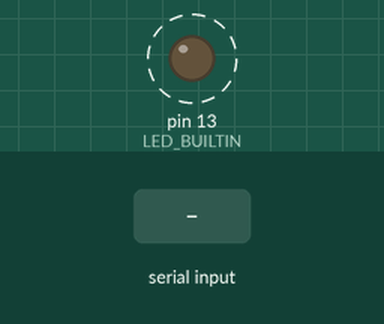
A sketch run on a simulated Arduino Uno, built with avr-gcc and run on an emulated ATmega328P. Parts: output pins drawn as LEDs (lit = HIGH). Dashed ring = blinking. The inputs (shaded band) are chosen by the test bench. What the sketch prints to the serial monitor is not drawn.

Above: at 0.79 s.
1.3 s: "^\n" received over Serial
Timing chart, 0 to 10.3 s (numbered marks = the images above; inputs shaded):
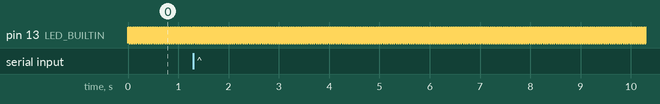

The sketch:

serialparam.ino
```cpp
char aInp[255];
int c,dled,dataavail,msgreported;
String s,scommand;
String acommand[]={"Que","Exe"}; // command array
String aparam="All";
String bparam[]={"On","Of"};
String * fstring[100]; //
String rstring[100];
int strIndex=0;
//String s="";
String splitstr(){

  if (strIndex == -1)
    return "";
  byte i = s.indexOf('^',strIndex)+1;
  strIndex = s.indexOf('^',i);
  if (strIndex == -1)
    return "";
  else
    return s.substring(i,strIndex);


}

void setup() {
  int ccc;


msgreported=1;
  // put your setup code here, to run once:
  pinMode(LED_BUILTIN, OUTPUT);
    Serial.println("serialomega.ino");
//for (ccc=0;ccc<100;ccc++){
//  fstring[ccc] = & rstring[ccc];
 //}
Serial.begin(115200);
while(!Serial){};
dled=0;
}

void loop() {

  int i,cx,ccc;
strIndex=0;
//String * fstring[100]; //
//String rstring[100];

  // put your main code here, to run repeatedly:
  blinkforlife();// for ensuring mcu is running not halted
  processcommand();
  if (s[0]!='^'){s='^'+s;}
 // parsecommand();


  if (msgreported==0){
    cx=countparam(s);


  Serial.println(cx-1);
  for (ccc=0;ccc<100;ccc++){
  fstring[ccc] = & rstring[ccc];
  }


  for (i=0;i<cx-1;i++){
    *fstring[i]=splitstr();
  }
  for (i=0;i<cx-1;i++){
    Serial.println(*fstring[i]);
   }
    Serial.println(s);

//    Serial.println("Command "+scommand);
    msgreported=1;
    s="";
  }
}
int countparam(String sc){
  int ccp,cnt=0;
  for (ccp=0;ccp<sc.length();ccp++){
    if(sc[ccp]=='^'){cnt++;}

  }return cnt;
}


void processcommand(void){
  int j,cx;
  aInp[0]="";
  s="";
  c=0;

  dataavail=0;
  blinkforlife();
  while(Serial.available()>0){
    for(cx=0;cx<100;cx++){
      blinkforlife();
      }
    //delayMicroseconds(1000);
    aInp[c]=Serial.read();
    if(aInp[c]=='\n'){
      dataavail=1;
    }
        c+=1;
   }
   if(dataavail>0){
   msgreported=0;
      for(j=0;j<c;j++){
        if (j>0){
          if((s[j-1]!=' ')&&(aInp[j]!=' ')){
            s+=aInp[j];
          }
         }
         else{
           s+=aInp[j];
         }
       }
        s.trim();
      dataavail=0;
   }

}


void blinkforlife(void){
  dled+=1;
  if (dled>1000){
    dled=0;
  }          /// blinking led yang tidak menggunakan delay sehingga tidak mengganggu main loop
  if (dled<500){
    if (digitalRead(LED_BUILTIN)!=HIGH){
    digitalWrite(LED_BUILTIN, HIGH);   // turn the LED on (HIGH is the voltage level)
    }
  }
  if (dled>500){
    if (digitalRead(LED_BUILTIN)!=LOW){
    digitalWrite(LED_BUILTIN, LOW);   // turn the LED on (HIGH is the voltage level)
    }
  }

}
```

Measured:
- by itself, pin 13 (LED_BUILTIN): alternates HIGH for 0.02 s and LOW for 0.02 s
